Frame 1 (no input): blank canvas, image omitted
Frame 60 (the mouse pressed at the canvas centre just before this capture): blank canvas, image omitted
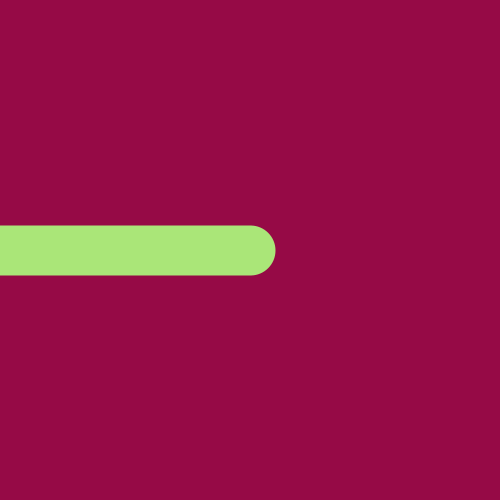
Frame 120 (the mouse held since frame 60 and released just before this capture)

The Processing sketch whose frames 1 and 60 were blank and that drew this single picture after the mouse press (run headless with seeded random() and noise(); from frame 60 on, the mouse is pressed at the canvas centre):

// Processing sketch: processing_102100
// ── processing_102100.pde

void setup(){
size(500,500);
smooth();
stroke(170,230,120);
background(150,10,70);
}

void draw(){
strokeWeight(abs((pmouseX-mouseY)/5));
line(pmouseX,mouseY,mouseX,mouseY);
}
